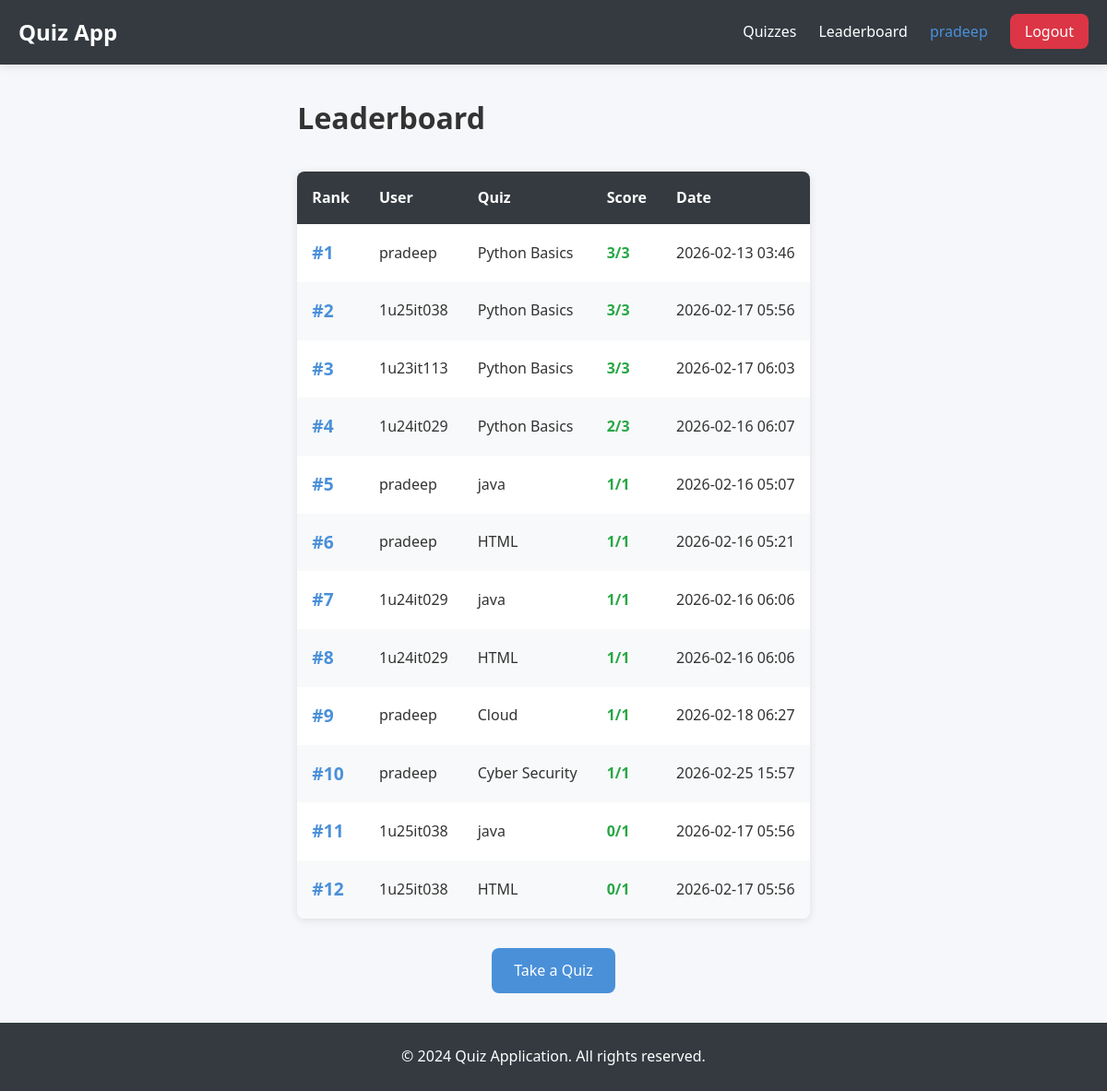
The page /leaderboard (signed in) on the database its author committed.
### app.py (models this page shows)
class User(UserMixin, db.Model):
    id = db.Column(db.Integer, primary_key=True)
    username = db.Column(db.String(150), unique=True, nullable=False)
    password_hash = db.Column(db.String(200), nullable=False)
    is_admin = db.Column(db.Boolean, default=False)
    scores = db.relationship('Score', backref='user', lazy=True)

class Score(db.Model):
    id = db.Column(db.Integer, primary_key=True)
    user_id = db.Column(db.Integer, db.ForeignKey('user.id'), nullable=False)
    quiz_id = db.Column(db.Integer, db.ForeignKey('quiz.id'), nullable=False)
    score = db.Column(db.Integer, nullable=False)
    total_questions = db.Column(db.Integer, nullable=False)
    completed_at = db.Column(db.DateTime, default=datetime.utcnow)
    quiz = db.relationship('Quiz')

class Quiz(db.Model):
    id = db.Column(db.Integer, primary_key=True)
    title = db.Column(db.String(200), nullable=False)
    description = db.Column(db.Text)
    questions = db.relationship('Question', backref='quiz', lazy=True)

### app.py (the view)
@app.route('/leaderboard')
@login_required
def leaderboard():
    scores = Score.query.order_by(Score.score.desc()).limit(20).all()
    return render_template('leaderboard.html', scores=scores)

### app.py (called while the page is built)
@login_manager.user_loader
def load_user(user_id):
    return User.query.get(int(user_id))

### templates/leaderboard.html (shortened to what this page needs)
{% extends "base.html" %}
{% block content %}
<div class="leaderboard-container">
    <h1>Leaderboard</h1>
    <div class="leaderboard-table">
        <table>
            <thead>
                <tr>
                    <th>Rank</th>
                    <th>User</th>
                    <th>Quiz</th>
                    <th>Score</th>
                    <th>Date</th>
                </tr>
            </thead>
            <tbody>
                {% for score in scores %}
                <tr>
                    <td class="rank">#{{ loop.index }}</td>
                    <td class="username">{{ score.user.username }}</td>
                    <td>{{ score.quiz.title }}</td>
                    <td class="score">{{ score.score }}/{{ score.total_questions }}</td>
                    <td class="date">{{ score.completed_at.strftime('%Y-%m-%d %H:%M') }}</td>
                </tr>
                {% else %}
                <tr>
                    <td colspan="5" class="no-scores">No scores yet. Be the first to take a quiz!</td>
                </tr>
                {% endfor %}
            </tbody>
        </table>
    </div>
    <div class="leaderboard-actions">
        <a href="{{ url_for('quizzes') }}" class="btn btn-primary">Take a Quiz</a>
    </div>
</div>
{% endblock %}

### templates/base.html (shortened to what this page needs)
<!DOCTYPE html>
<html lang="en">
<head>
    <link rel="stylesheet" href="{{ url_for('static', filename='css/styles.css') }}">
</head>
<body>
    <nav class="navbar">
        <div class="container">
            <a href="{{ url_for('index') }}" class="logo">Quiz App</a>
            <ul class="nav-links">
                {% if current_user.is_authenticated %}
                    <li><a href="{{ url_for('quizzes') }}">Quizzes</a></li>
                    <li><a href="{{ url_for('leaderboard') }}">Leaderboard</a></li>
                    <li><span class="username">{{ current_user.username }}</span></li>
                    <li><a href="{{ url_for('logout') }}" class="btn-logout">Logout</a></li>
                {% endif %}
            </ul>
        </div>
    </nav>
    <div class="container main-content">
        {% block content %}{% endblock %}
    </div>
    <footer class="footer">
        <div class="container">
            <p>&copy; 2024 Quiz Application. All rights reserved.</p>
        </div>
    </footer>
</body>
</html>

### static/css/styles.css (style rules this page uses)
:root { --primary-color: #4a90d9; --secondary-color: #6c757d; --success-color: #28a745; --danger-color: #dc3545; --warning-color: #ffc107; --light-bg: #f8f9fa; --dark-bg: #343a40; --text-color: #333; --border-radius: 8px; --box-shadow: 0 2px 10px rgba(0, 0, 0, 0.1); }
* { margin: 0; padding: 0; box-sizing: border-box; }
body { font-family: 'Segoe UI', Tahoma, Geneva, Verdana, sans-serif; background-color: #f5f7fa; color: var(--text-color); line-height: 1.6; min-height: 100vh; display: flex; flex-direction: column; }
.container { max-width: 1200px; margin: 0 auto; padding: 0 20px; }
.navbar { background-color: var(--dark-bg); color: white; padding: 1rem 0; box-shadow: var(--box-shadow); }
.navbar .container { display: flex; justify-content: space-between; align-items: center; }
.navbar .logo { font-size: 1.5rem; font-weight: bold; color: white; text-decoration: none; }
.nav-links { display: flex; list-style: none; gap: 1.5rem; align-items: center; }
.nav-links a { color: white; text-decoration: none; transition: color 0.3s; }
.nav-links .username { color: var(--primary-color); font-weight: 500; }
.btn-logout { background-color: var(--danger-color); padding: 0.5rem 1rem; border-radius: var(--border-radius); }
.main-content { flex: 1; padding: 2rem 0; }
.btn { display: inline-block; padding: 0.75rem 1.5rem; border: none; border-radius: var(--border-radius); font-size: 1rem; cursor: pointer; text-decoration: none; text-align: center; transition: all 0.3s; }
.btn-primary { background-color: var(--primary-color); color: white; }
.leaderboard-container { max-width: 900px; margin: 0 auto; }
.leaderboard-table { background: white; border-radius: var(--border-radius); box-shadow: var(--box-shadow); overflow: hidden; margin: 2rem 0; }
.leaderboard-table table { width: 100%; border-collapse: collapse; }
.leaderboard-table th, .leaderboard-table td { padding: 1rem; text-align: left; }
.leaderboard-table th { background-color: var(--dark-bg); color: white; }
.leaderboard-table tr:nth-child(even) { background-color: var(--light-bg); }
.leaderboard-table .rank { font-weight: bold; color: var(--primary-color); font-size: 1.2rem; }
.leaderboard-table .score { font-weight: bold; color: var(--success-color); }
.leaderboard-actions { text-align: center; }
.footer { background-color: var(--dark-bg); color: white; padding: 1.5rem 0; text-align: center; margin-top: auto; }

### rows shown on the page
User: username "pradeep"
Score: user.username "pradeep", quiz "Python Basics", score "3", total_questions "3", completed_at "2026-02-13 03:46"
Score: user.username "1u25it038", quiz "Python Basics", score "3", total_questions "3", completed_at "2026-02-17 05:56"
Score: user.username "1u23it113", quiz "Python Basics", score "3", total_questions "3", completed_at "2026-02-17 06:03"
Score: user.username "1u24it029", quiz "Python Basics", score "2", total_questions "3", completed_at "2026-02-16 06:07"
Score: user.username "pradeep", quiz "java", score "1", total_questions "1", completed_at "2026-02-16 05:07"
Score: user.username "pradeep", quiz "HTML", score "1", total_questions "1", completed_at "2026-02-16 05:21"
Score: user.username "1u24it029", quiz "java", score "1", total_questions "1", completed_at "2026-02-16 06:06"
Score: user.username "1u24it029", quiz "HTML", score "1", total_questions "1", completed_at "2026-02-16 06:06"
Score: user.username "pradeep", quiz "Cloud", score "1", total_questions "1", completed_at "2026-02-18 06:27"
Score: user.username "pradeep", quiz "Cyber Security", score "1", total_questions "1", completed_at "2026-02-25 15:57"
Score: user.username "1u25it038", quiz "java", score "0", total_questions "1", completed_at "2026-02-17 05:56"
Score: user.username "1u25it038", quiz "HTML", score "0", total_questions "1", completed_at "2026-02-17 05:56"
